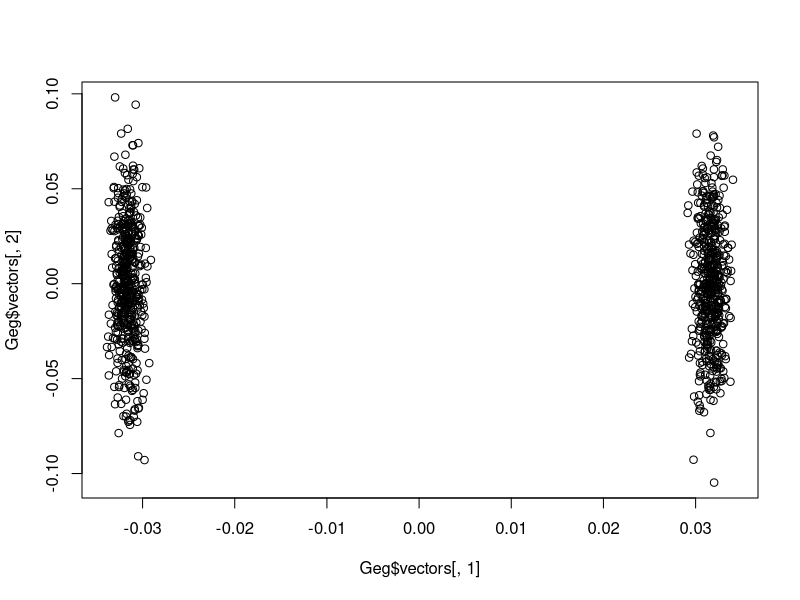
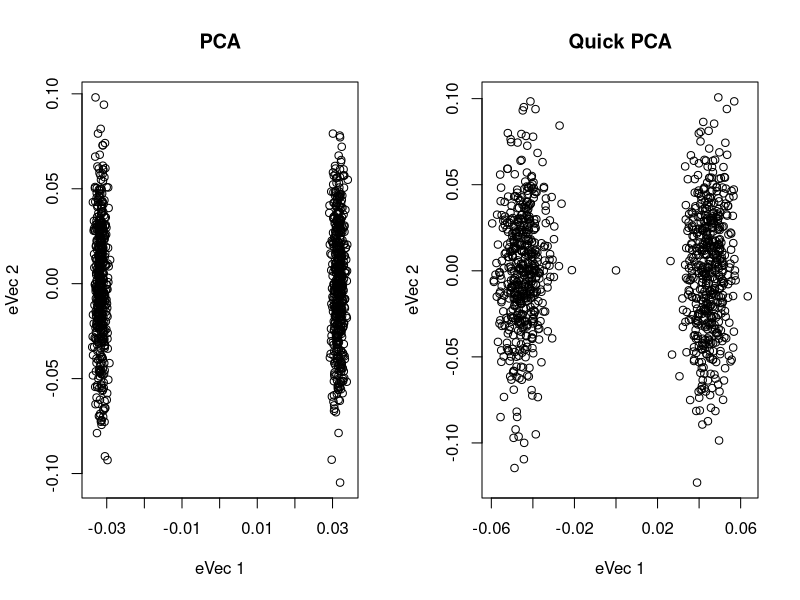

Reproduce these figures in R, in order.
library(MASS)
N=1000 #sample size
M=2000 #SNP
X=matrix(0, N, M) #SNP matrix

#simulating snp
for(i in 1:M) {
  p1=runif(1, 0.1, 0.9)
  p2=1-p1
  X[1:(N/2),i]=rbinom(N/2, 2, p1)
  X[(N/2+1):N,i]=rbinom(N/2, 2, p2)
}

#conventional PCA
sX=scale(X)
G=sX%*%t(sX)
Geg=eigen(G)
plot(Geg$vectors[,1], Geg$vectors[,2])


#quick pca
dm=30
sg=matrix(0,dm,dm)
diag(sg)=1
R=mvrnorm(M, rep(0, dm), Sigma=sg)
xt=sX%*%R
ss=apply(xt^2, 2, sum)
Y=matrix(0, nrow(xt), ncol(xt))
for(i in 1:length(ss)) {
  Y[,i]=xt[,i]/ss[i]
}

XtX=sX%*%t(sX)

maxiter=10
for(it in 1:maxiter) {
  xxt=XtX%*%Y
  ss1=apply(xxt^2, 2, sum)
  
  for(i in 1:length(ss1)) {
    Y[,i]=xxt[,i]/ss1[i]
  }
}

QR=qr.default(Y)
B=t(QR$qr)%*%sX
S=B%*%t(B)

eg=eigen(S)

U=QR$qr %*% eg$vectors
D=sqrt(eg$values/(N-1))  
P=U*D

par(mfrow = c(1,2))
plot(main="PCA", xlab="eVec 1", ylab="eVec 2", Geg$vectors[,1], Geg$vectors[,2])
plot(main="Quick PCA", xlab="eVec 1", ylab="eVec 2", U[,1], U[,2])

